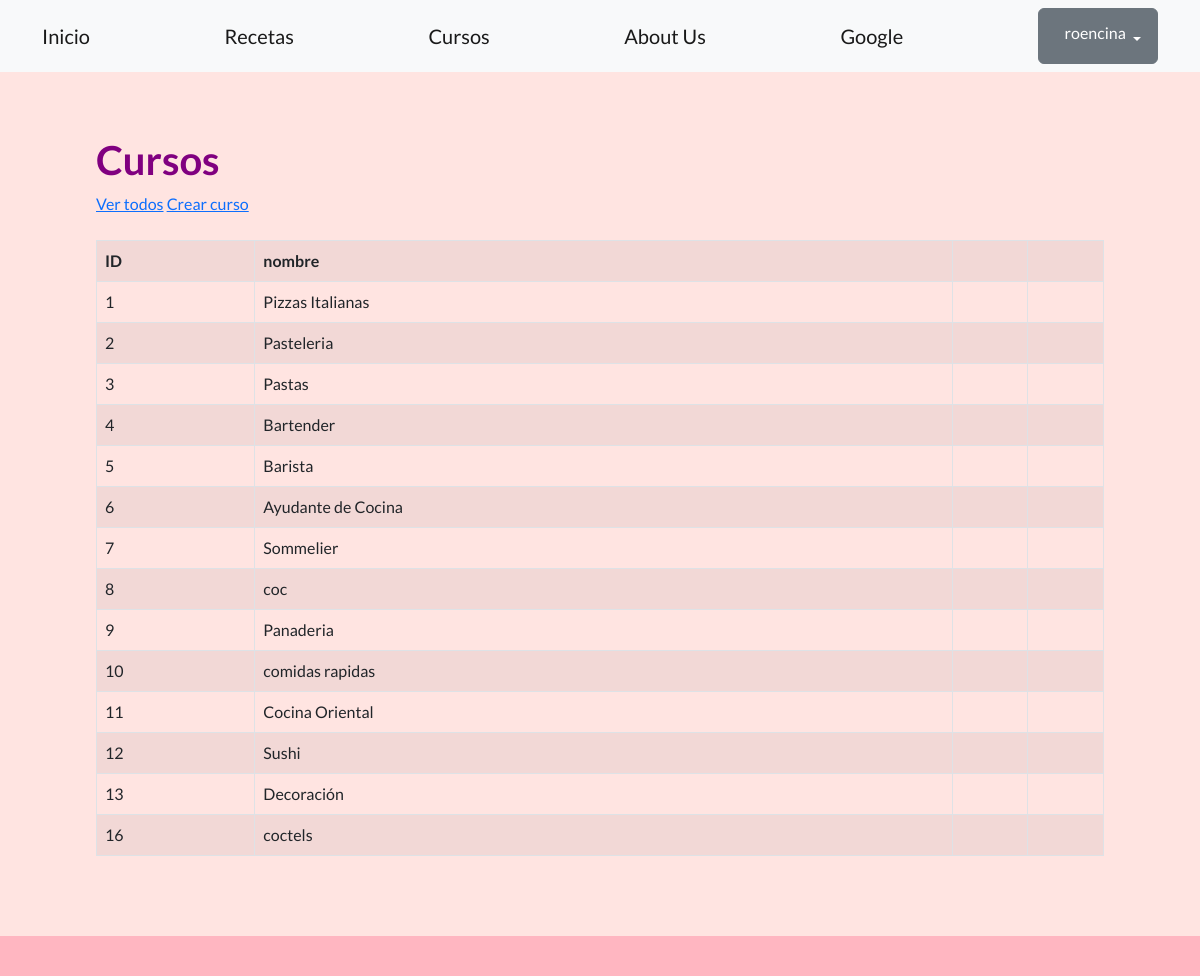
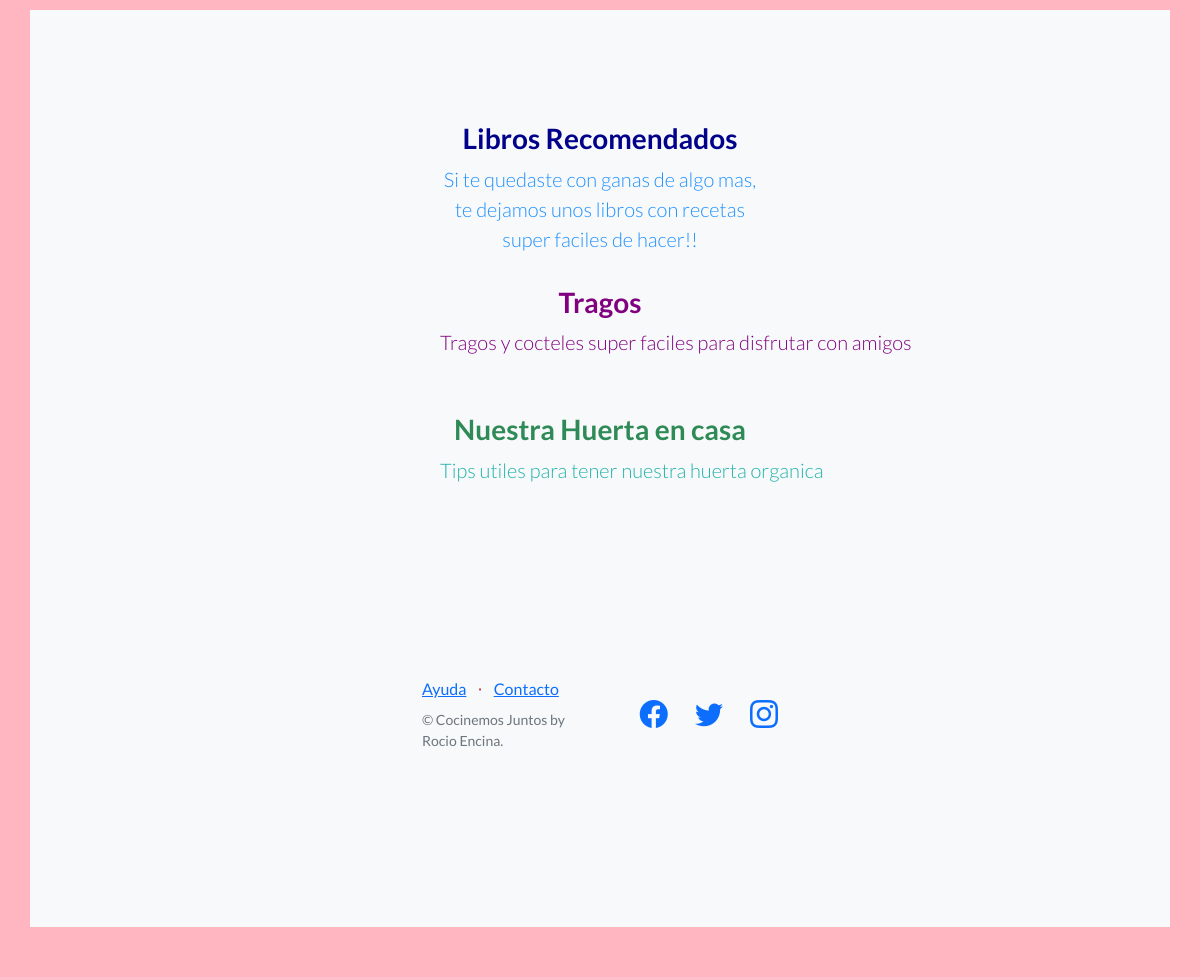
The app's page /comidas/cursos/ (signed in) with its own data (2 pictures, top to bottom).
### recetas/models.py (models this page shows, shortened)
class Curso(models.Model):
   nombre = models.CharField(max_length=64)
   creador = models.ForeignKey(User, on_delete=models.SET_NULL, null=True)

### recetas/views.py (the view)
# urls.py: path('cursos/', listar_cursos, name="lista_cursos"),
def listar_cursos (request):
    contexto= {
        "cursos":Curso.objects.all(),
    }
    http_response= render (
        request=request,
        template_name= 'recetas/lista_cursos.html',
        context=contexto,
    )
    return http_response

### blog_comidas/recetas/templates/recetas/lista_cursos.html (shortened to what this page needs)
{% extends "base.html" %}
{% block contenido %}
<h1 style="color:purple;">
  Cursos
</h1>
<a href="{% url 'lista_cursos' %}">Ver todos</a>
<a href="{% url 'crear_curso' %}">Crear curso</a>
<br><br>
<table class="table table-striped table-bordered">
  <thead>
  <tbody>
    <tr>
      <th>ID</th>
      <th>nombre</th>
      <th></th>
      <th></th>
</tr>
    {% for cursos in cursos%}
    <tr>
      <td>{{ cursos.id }}</td>
      <td>{{ cursos.nombre }}</td>
      <td>
       </td>
      <td>
      </td>
    </tr>
    {% endfor %}
  </tbody>
</table>
{% endblock contenido %}

### templates_base/base.html (shortened to what this page needs)
{% load static %}
<!DOCTYPE html>
<html lang="en">
    <head>
        <link href="https://cdn.jsdelivr.net/npm/bootstrap-icons@1.5.0/font/bootstrap-icons.css" rel="stylesheet" type="text/css" />
        <link href="{% static 'css/styles.css' %}" rel="stylesheet" />
    <body>
    <nav class="navbar navbar-light bg-light static-top">
        <div class="container">
            <a class="navbar-brand" href="{% url 'inicio' %}">Inicio</a>
            <a class="navbar-brand" href="{% url 'lista_recetas' %}">Recetas</a>
            <a class="navbar-brand" href="{% url 'lista_cursos' %}">Cursos</a>
            <a class="navbar-brand" href="{% url 'about-us' %}">About Us</a>
            <a class="navbar-brand" href="https://www.google.com">Google</a>
            {% if user.is_authenticated %}
            <div class="dropdown">
                <button class="btn btn-secondary dropdown-toggle" type="button" id="dropdownMenuButton1" data-bs-toggle="dropdown" aria-expanded="false">
                    <div style="display: inline-flex;">
                        <span>{{ user.username }}</span>
                    </div>
                </button>
            </div>
            {% else %}
            <a class="btn btn-primary" href="{% url 'login' %}">Inicio sesión</a>
            <a class="btn btn-success" href="{% url 'registro' %}">Registro</a>
            {% endif %}
        </div>
    </nav>
    <section style="padding:4rem 6rem; background-color: mistyrose;">
        {% block contenido %}
        {% endblock contenido %}
    </section>
        <section style="padding: 50px 30px; background-color: lightpink;">
        <section class="features-icons bg-light text-center"style=" color: firebrick;">
            <div class="container">
                <div class="row">
                    <div style="display: flex; justify-content: center;">
                    <div class="col-lg-4">
                        <div class="features-icons-item mx-auto mb-5 mb-lg-0 mb-lg-2">
                            <h3> <a class="navbar-brand" href="{% url 'libro_recomendado' %}" style="color:darkblue;">Libros Recomendados</a> </h3>
                            <p class="lead mb-0"style="color: dodgerblue;">Si te quedaste con ganas de algo mas, te dejamos unos libros con recetas super faciles de hacer!!</p>
                        </div>
                        <br>
                    </div>
                    <br>
                    </div>
                    <br>
                    </div>
                    <div style="display: flex; justify-content: center;">
                       <div class="col-lg-4">
                        <div class="features-icons-item mx-auto mb-5 mb-lg-0 mb-lg-2">
                        <h3> <a class="navbar-brand" href="{% url 'lista_tragos' %}"  style="color: purple;">Tragos</h3>
                        <p class="lead mb-0"style="color: purple;">Tragos y cocteles super faciles para disfrutar con amigos</p>
                        </div>
                        <br>
                    </div>
                    <br>
                </div>
                <br>
                    </div>
                    <div style="display: flex; justify-content: center;">
                    <div class="col-lg-4">
                        <div class="features-icons-item mx-auto mb-0 mb-lg-2">
                            <h3> <a class="navbar-brand" href="{% url 'huerta_organica' %}" style="color: seagreen;"> Nuestra Huerta en casa</h3>
                            <p class="lead mb-0"style="color: lightseagreen;">Tips utiles para tener nuestra huerta organica</p>
                        </div>
        <footer class="footer bg-light">
            <div>
                <br>
                <br>
                <br>
                <br>
                <br>
            <div class="container">
                <div class="row">
                    <div class="col-lg-6 h-100 text-center text-lg-start my-auto">
                        <ul class="list-inline mb-2">
                            <li class="list-inline-item"><a href="#!">Ayuda</a></li>
                            <li class="list-inline-item">⋅</li>
                            <li class="list-inline-item"><a href="#!">Contacto</a></li>
                        </ul>
                        <p class="text-muted small mb-4 mb-lg-0">&copy; Cocinemos Juntos by Rocio Encina.</p>
                    </div>
                    <div class="col-lg-6 h-100 text-center text-lg-end my-auto">
                        <ul class="list-inline mb-0">
                           <li class="list-inline-item me-4">
                                <a href="https://www.facebook.com/Coderhouse/"><i class="bi-facebook fs-3"></i></a>
                            </li>
                            <li class="list-inline-item me-4">
                                <a href="https://twitter.com/coderhouse"><i class="bi-twitter fs-3"></i></a>
                            </li>
                            <li class="list-inline-item">
                                <a href="https://www.instagram.com/coderhouse"><i class="bi-instagram fs-3"></i></a>
                            </li>
                        </ul>
                    </div>
        </footer>
    </body>
</html>

### records on screen
Curso: id "1", nombre "Pizzas Italianas"
Curso: id "2", nombre "Pasteleria"
Curso: id "3", nombre "Pastas"
Curso: id "4", nombre "Bartender"
Curso: id "5", nombre "Barista"
Curso: id "6", nombre "Ayudante de Cocina"
Curso: id "7", nombre "Sommelier"
Curso: id "8", nombre "coc"
Curso: id "9", nombre "Panaderia"
Curso: id "10", nombre "comidas rapidas"
Curso: id "11", nombre "Cocina Oriental"
Curso: id "12", nombre "Sushi"
Curso: id "13", nombre "Decoración"
Curso: id "16", nombre "coctels"

### other values on screen
{{ user.username }} "roencina"
